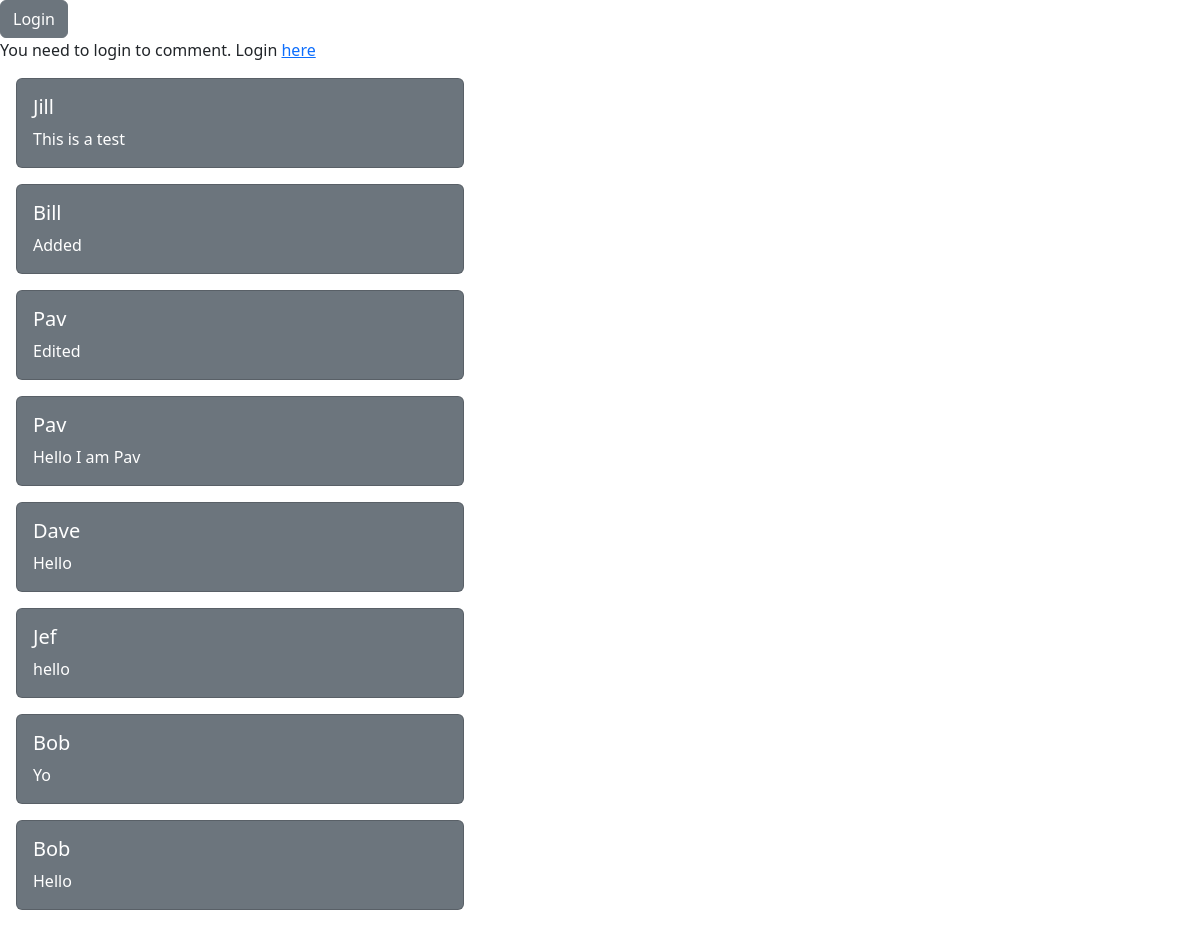
The app's page /, older data.
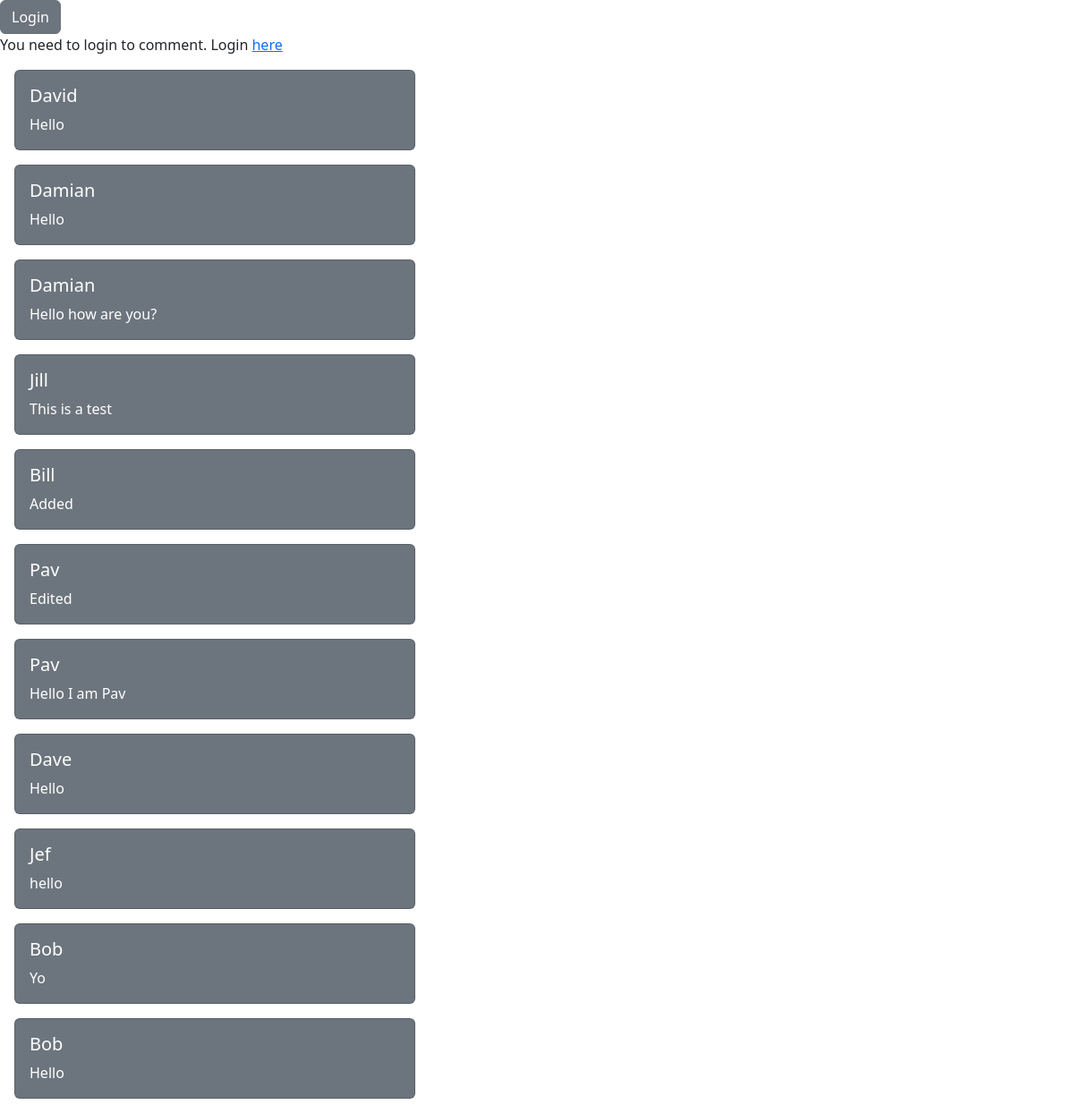
The same page, newer data.
### dbApp/models.py (models this page shows, shortened)
class Text(models.Model):
    user_name = models.CharField(max_length=250)
    input_text = models.CharField(max_length=250)

### dbApp/views.py (the view)
# urls.py: path('', views.index, name="index"),
def index(request):
    if request.method == "POST":
        if request.POST.get("comment"):
            comment = Text(user_name=request.user.username, input_text=request.POST.get("comment"))
            comment.save()
            return redirect(request.path)
    returnList = getComments()
    context = {"comments": returnList}
    return render(request, "dbApp/index.html", context)

### dbApp/views.py (called while the page is built)
def getComments():
    returnList = []
    for comment in Text.objects.all():
        returnList.append([comment.user_name, comment.input_text])
    returnList.reverse()
    return returnList

### dbApp/templates/dbApp/index.html (shortened to what this page needs)
<!DOCTYPE html>
<html>
    <head>
        {% load bootstrap5 %}
        {% bootstrap_css %}
    </head>
    <body>
        {% if user.is_authenticated %}
            <h3>Logged in as {{ user.get_username }}</h3>
            <button type="button" class="btn btn-secondary" onclick="location.href = '/user/logout';">Logout</button>
            <div class="p-3">
                <form action="{% url 'dbApp:index' %}" method="post">
                    {% csrf_token %}
                    <div class="form-group mb-2" >
                        <label for="comment" class="my-1">Comment</label>
                        <textarea class="form-control type="text" name="comment" placeholder="Type comment"></textarea>
                    </div>
                    <input type="submit" class="btn btn-light mt-2">
                </form>
            </div>
        {% else %}
            <button type="button" class="btn btn-secondary" onclick="location.href = '/user/login';">Login</button>
            <p>You need to login to comment. Login <a href="/user/login">here</a></p>
        {% endif %}
        {% if comments %}
            {% for comment in comments %}
                <div class="card text-white bg-secondary mb-3 ms-3" style="max-width: 28rem;">
                    <div class="card-body">
                        <h5 class="card-title">{{comment.0}}</h3>
                        <p class="card-text">{{comment.1}}</p>
                    </div>
                </div>
            {% empty%}
                <h2>No comments found</h2>
            {% endfor %}
        {% endif %}
    </body>
</html>

Row changes from the older to the newer data that the page shows:
added Text: user_name "David", input_text "Hello"
added Text: user_name "Damian", input_text "Hello"
added Text: user_name "Damian", input_text "Hello how are you?"
